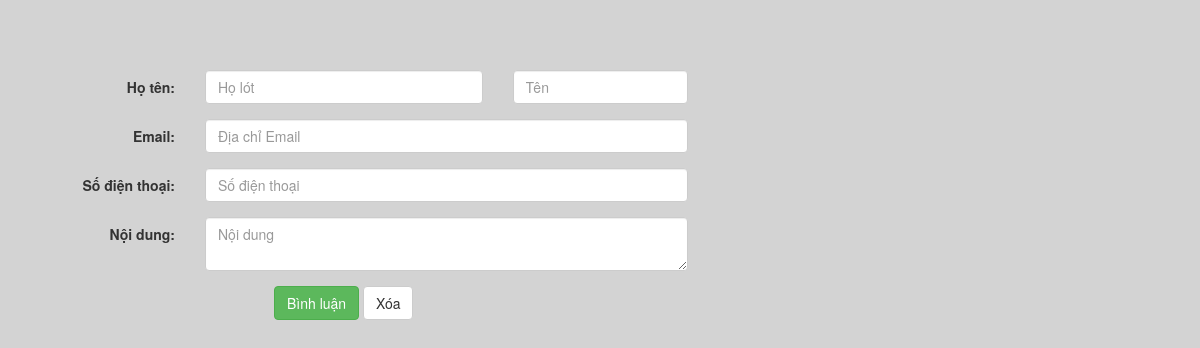
/Khach/BinhLuan.php?ID=167, run on an earlier commit of the app's database.
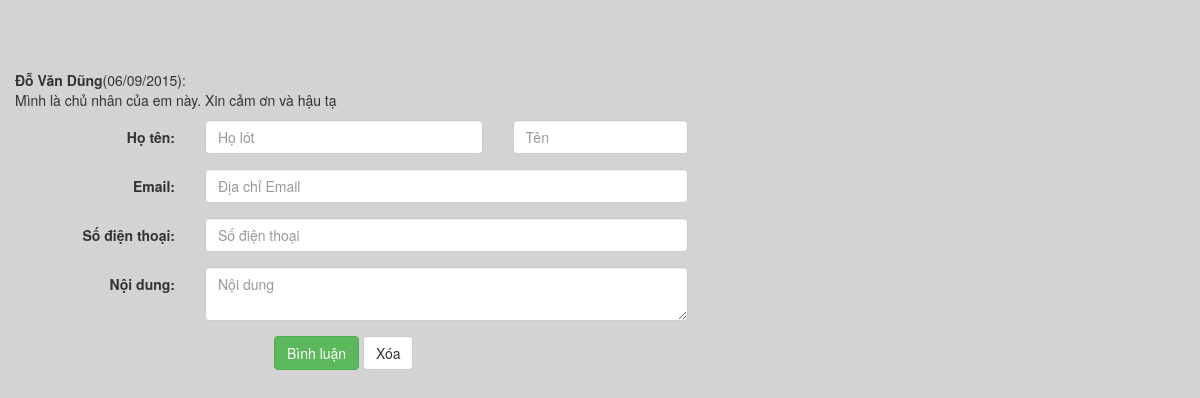
And on a later commit of the database.
### tables this page shows
CREATE TABLE IF NOT EXISTS `binhluan` (
  `ID` int(11) NOT NULL,
  `IDBinhLuan` int(11) NOT NULL,
  `NoiDung` text NOT NULL,
  `TenDN` varchar(55) NOT NULL,
  `Ho` varchar(50) NOT NULL,
  `Ten` varchar(50) NOT NULL,
  `Email` varchar(50) NOT NULL,
  `SoDienThoai` varchar(20) NOT NULL,
  `KiemDuyet` tinyint(1) NOT NULL DEFAULT '0',
  `NgayBinhLuan` date DEFAULT NULL
);

### Khach/BinhLuan.php (the view, shortened to what this page needs)
<!DOCTYPE html>
<html lang="en">
<head>
    <link href="../asset/Bootstrap/css/bootstrap.min.css" rel="stylesheet">
    <link href="../css/menu.css" rel="stylesheet">
    <link rel="stylesheet" type="text/css" href="../css/style.css" media="screen" />
</head>
<body style="background-color: lightgrey;min-height:100%;">
<div>
	<div>
    <?php
		$conn = ConnectDB::connect();
		$sqlBL = "SELECT Ho, Ten, NgayBinhLuan, NoiDung FROM BinhLuan WHERE KiemDuyet = ".DA_KIEM_DUYET." AND IDBinhLuan = ".$_GET['ID'];
		$resultBL = mysqli_query($conn, $sqlBL);
		if($resultBL->num_rows > 0)
		{
			while($rowBL = $resultBL->fetch_assoc())
			{
				echo "<p style='margin-left:15px'><strong>".$rowBL['Ho']." ".$rowBL['Ten']."</strong>(".date('d/m/Y',strtotime($rowBL['NgayBinhLuan']))."): <br> ".$rowBL['NoiDung']."</p>";
			}
		}
	?>
    </div>
	<div>
    <form class="form-horizontal" name="frmBinhLuan" method="post">
    	<div class="form-group" id="HoTen">
            <label for="txtHo" class="col-sm-2 control-label">Họ tên: </label>
            <div class="col-sm-3">
            <?php
				if(array_key_exists('TenDN',$_SESSION) && array_key_exists('MaPhanQuyen',$_SESSION))
					echo "<input type='text' class='form-control' name='txtHo' placeholder='Họ lót' value='".$_SESSION['Ho']."'>";
				else
					echo "<input type='text' class='form-control' name='txtHo' placeholder='Họ lót' required>";
			?>
            </div>
            <div class="col-sm-2">
            <?php
				if(array_key_exists('TenDN',$_SESSION) && array_key_exists('MaPhanQuyen',$_SESSION))
					echo "<input type='text' class='form-control' name='txtTen' placeholder='Tên' value='".$_SESSION['Ten']."'>";
				else
					echo "<input type='text' class='form-control' name='txtTen' placeholder='Tên' required>";
			?>
            </div>
        </div>
		<div class="form-group" id="Email">
        	<label for="txtEmail" class="col-sm-2 control-label">Email: </label>
            <div class="col-sm-5">
            <?php
				if(array_key_exists('TenDN',$_SESSION) && array_key_exists('MaPhanQuyen',$_SESSION))
					echo "<input type='text' class='form-control' name='txtEmail' placeholder='Địa chỉ Email' value='".$_SESSION['Email']."'>";
				else
					echo "<input type='text' class='form-control' name='txtEmail' placeholder='Địa chỉ Email' required>";
			?>
            </div>
        </div>
        <div class="form-group" id="SoDienThoai">
        	<label for="txtSoDienThoai" class="col-sm-2 control-label">Số điện thoại: </label>
            <div class="col-sm-5">
            <?php
				if(array_key_exists('TenDN',$_SESSION) && array_key_exists('MaPhanQuyen',$_SESSION))
					echo "<input type='text' class='form-control' name='txtSoDienThoai' placeholder='Số điện thoại' value='".$_SESSION['SoDienThoai']."'>";
				else
					echo "<input type='text' class='form-control' name='txtSoDienThoai' placeholder='Số điện thoại' required>";
			?>
            </div>
        </div>
        <div class="form-group">
        	<label for="txtNoiDung" class="col-sm-2 control-label">Nội dung: </label>
            <div class="col-sm-5">
            	<textarea class="form-control" id="txtNoiDung" name="txtNoiDung" placeholder="Nội dung" required></textarea>
            </div>
        </div>
        <div class="form-group" align="center">
			<div class="col-sm-offset-2 col-sm-3">
				<button type="submit" class="btn btn-success" name="submit">Bình luận</button>
            	<button type="reset" class="btn btn-default" name="reset">Xóa</button>
            </div>
        </div>
    </form>
    </div>
</div>
</body>
</html>

What changed in the data, as far as the page shows it:
added binhluan: Ho "Đỗ Văn", Ten "Dũng", NgayBinhLuan "06/09/2015", NoiDung "Mình là chủ nhân của em này. Xin cảm ơn và hậu tạ"
